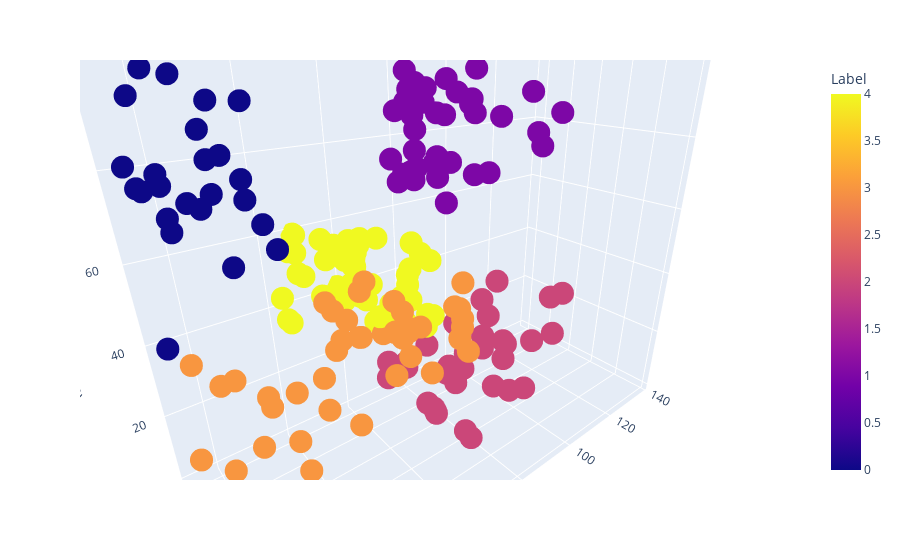

Notebook source saved alongside this figure:
### Code cell
import plotly.express as px
import pandas as pd


# Create 3D scatter plot
fig = px.scatter_3d(df2, x='Age', y='Annual Income (k$)', z='Spending Score (1-100)', color='Label')

# Adjust size of the plot
fig.show(height=8000, width=800)

### Figure 1 — Plotly figure (JSON) as saved in the notebook; plotly's stock layout.template omitted (floating-point values rounded to 4 significant figures; data arrays with more than 128 entries replaced by an {"elided": "..."} marker saying what was removed)
{"data": [{"hovertemplate": "Age=%{x}<br>Annual Income (k$)=%{y}<br>Spending Score (1-100)=%{z}<br>Label=%{marker.color}<extra></extra>", "legendgroup": "", "marker": {"color": {"elided": "200 int values"}, "coloraxis": "coloraxis", "symbol": "circle"}, "mode": "markers", "name": "", "scene": "scene", "showlegend": false, "type": "scatter3d", "x": {"elided": "200 int values"}, "y": {"elided": "200 int values"}, "z": {"elided": "200 int values"}}], "layout": {"autosize": true, "coloraxis": {"colorbar": {"title": {"text": "Label"}}, "colorscale": [[0, "#0d0887"], [0.1111, "#46039f"], [0.2222, "#7201a8"], [0.3333, "#9c179e"], [0.4444, "#bd3786"], [0.5556, "#d8576b"], [0.6667, "#ed7953"], [0.7778, "#fb9f3a"], [0.8889, "#fdca26"], [1, "#f0f921"]]}, "dragmode": "zoom", "legend": {"tracegroupgap": 0}, "margin": {"t": 60}, "scene": {"aspectmode": "auto", "aspectratio": {"x": 0.6093, "y": 1.429, "z": 1.148}, "camera": {"center": {"x": 0, "y": 0, "z": 0}, "eye": {"x": 1.005, "y": -0.8328, "z": 0.5752}, "projection": {"type": "perspective"}, "up": {"x": 0, "y": 0, "z": 1}}, "domain": {"x": [0, 1], "y": [0, 1]}, "dragmode": "turntable", "xaxis": {"title": {"text": "Age"}, "type": "linear"}, "yaxis": {"title": {"text": "Annual Income (k$)"}, "type": "linear"}, "zaxis": {"title": {"text": "Spending Score (1-100)"}, "type": "linear"}}}}
